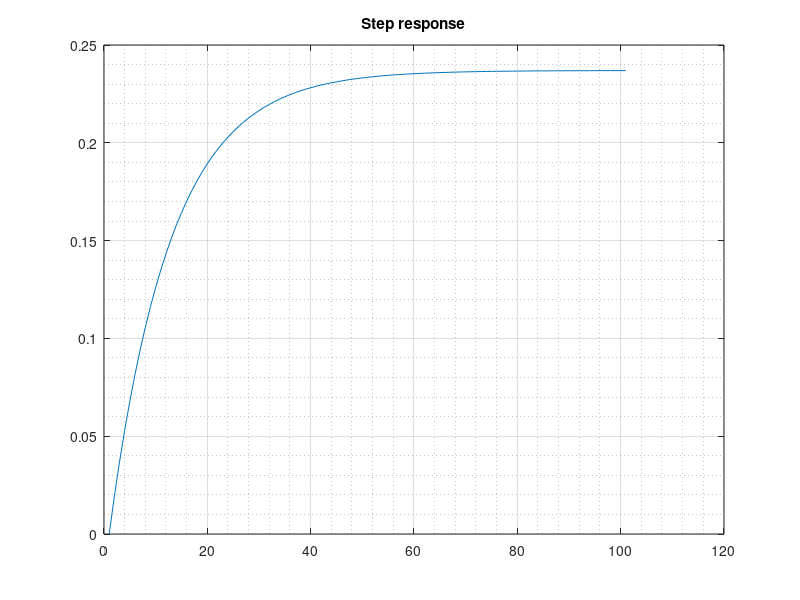
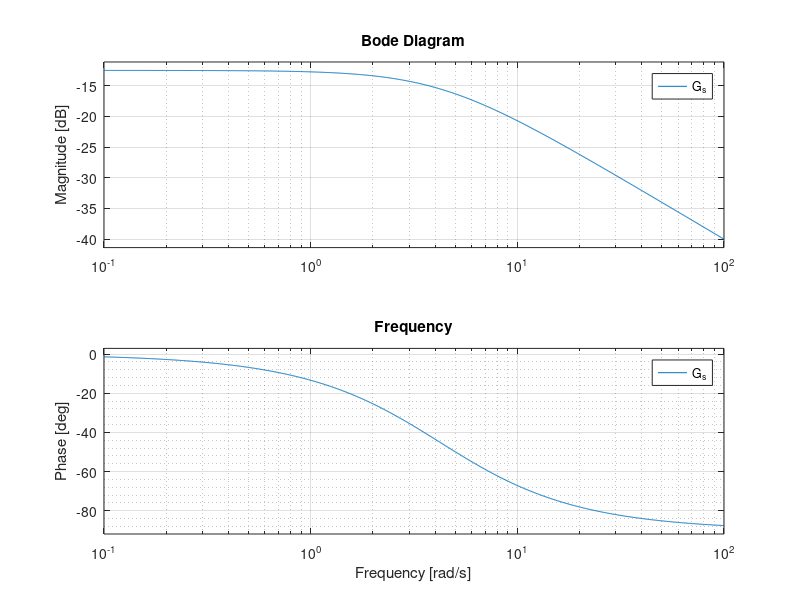

These charts were generated, in order, by the following MATLAB code:
home
clear
close all

% Transform funktion for a DC Motor
% G(jw) = U_schunt / U_e
% G(jw) = R_schunt / (Rges + jwl)
% Laplace Transformation
% G(s) = R_shunt / (Rges * s)
% G(s) = 1 / (s + 4.22)

% Polynom as a Vector
%      s1 s0
num = [ 0 1]
dem = [1 4.22] 

%Create transfer function model
figure(1)
G_s = tf(num, dem);
b = step(G_s);
plot (b)
grid minor
title ('Step response')
grid on


w = logspace(-2, 2, 200);

figure(2)
bode(G_s)
grid minor
title ('Frequency')
grid on
